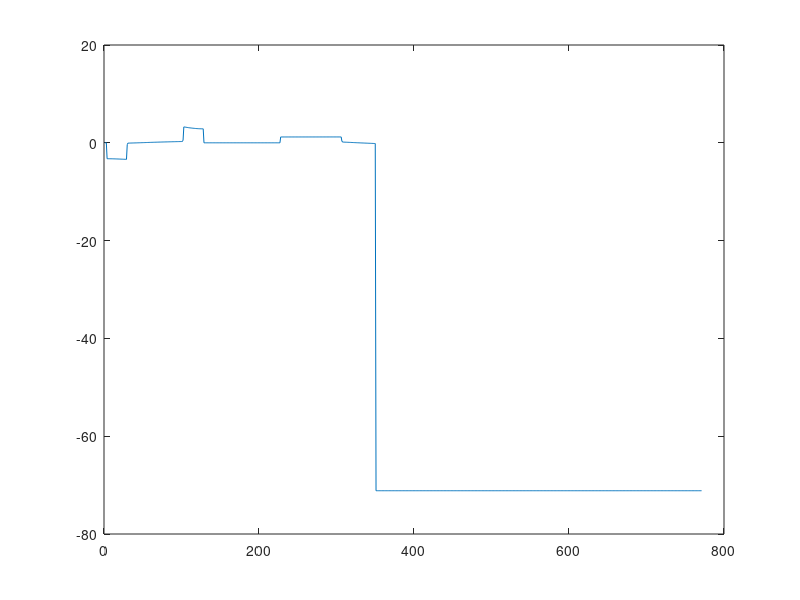

This chart was generated by the following MATLAB code:
%%
load test01.txt

qActual = test01(:,3:8); % Actual Position
qdActual = test01(:,9:14); %Actual  Velocity
qddTarget = test01(:,15:20); % Target acc


qdAcc = diff(qdActual); % Acceleration

%plot(qdAcc(:,1)) % Base joint acc

plot(qddTarget(:,1))
